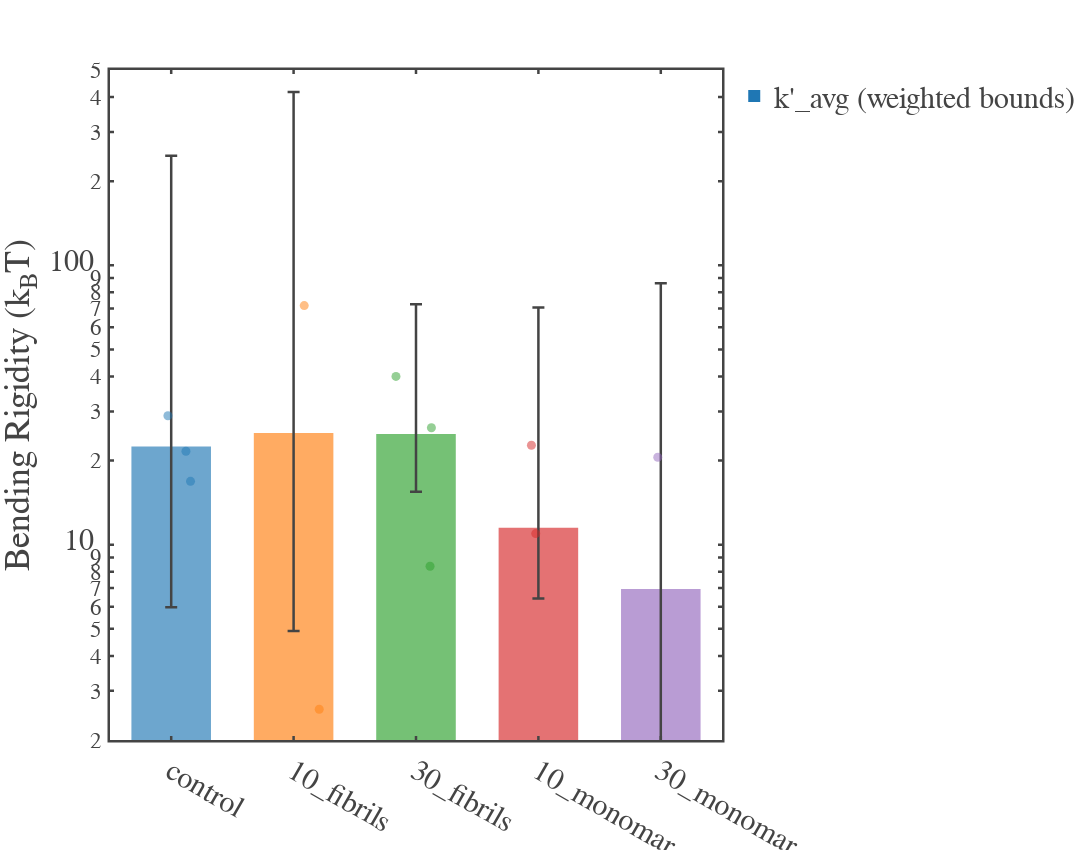

Notebook code cell kept with this figure:
### Code cell
import numpy as np
import pandas as pd
import os
import plotly.graph_objects as go

# -------------------------------------------------
# Custom Plotly Template (provided by you)
# -------------------------------------------------
fig_template = go.layout.Template()
fig_template.layout = {
    'template': 'simple_white+presentation',
    'autosize': False,
    'width': 800,
    'height': 600,
    'xaxis': {
        'ticks': 'inside',
        'mirror': 'ticks',
        'linewidth': 2.5,
        'tickwidth': 2.5,
        'ticklen': 4,
        'showline': True,
        'showgrid': False,
        'zerolinecolor': 'white',
    },
    'yaxis': {
        'ticks': 'inside',
        'mirror': 'ticks',
        'linewidth': 2.5,
        'tickwidth': 2.5,
        'ticklen': 4,
        'showline': True,
        'showgrid': False,
        'zerolinecolor': 'white',
    },
    'font': {
        'family': 'mathjax',
        'size': 30,
    }
}

# -------------------------------------------------
# Monte Carlo settings
# -------------------------------------------------
N_MC = 300_000
rng = np.random.default_rng(42)

A_COL = "A"
ERR_COL = "error"

# -------------------------------------------------
# 1. Load data (A and error)
# -------------------------------------------------
def load_data_with_error(file_path, a_col=A_COL, err_col=ERR_COL):
    df = pd.read_excel(file_path)

    if a_col not in df.columns or err_col not in df.columns:
        raise KeyError(
            f"Need columns '{a_col}' and '{err_col}' in {file_path}. Found: {list(df.columns)}"
        )

    df[a_col] = pd.to_numeric(df[a_col], errors="coerce")
    df[err_col] = pd.to_numeric(df[err_col], errors="coerce")

    df = df.dropna(subset=[a_col, err_col])
    df = df[(df[a_col] > 0) & (df[err_col] >= 0)]

    return df[a_col].to_numpy(dtype=float), df[err_col].to_numpy(dtype=float)


# -------------------------------------------------
# 2. Monte Carlo for one membrane: A ± error -> k samples
# -------------------------------------------------
def mc_k_from_a(a, sigma_a, C, N=N_MC):
    if sigma_a == 0 or np.isclose(sigma_a, 0):
        k = C / (a**3)
        return np.full(N, k, dtype=float)

    a_s = rng.normal(a, sigma_a, size=N)
    a_s = a_s[a_s > 0]

    while a_s.size < N:
        extra = rng.normal(a, sigma_a, size=N - a_s.size)
        extra = extra[extra > 0]
        a_s = np.concatenate([a_s, extra])

    a_s = a_s[:N]
    return C / (a_s**3)


# -------------------------------------------------
# 3. Summary: median + 16–84% (asymmetric)
# -------------------------------------------------
def summarize(samples):
    med = np.median(samples)
    p16 = np.percentile(samples, 16)
    p84 = np.percentile(samples, 84)
    return med, p16, p84


# -------------------------------------------------
# 4. Process one dataset using YOUR weighted-bound rule
#    - Per membrane: MC -> (med, p16, p84)
#    - Average k: linear average of the 3 medians
#    - Average bounds:
#         w_up_i = (p84_i - med_i)/med_i
#         w_lo_i = (med_i - p16_i)/med_i
#         w_up_avg = mean(w_up_i), w_lo_avg = mean(w_lo_i)
#         kavg_upper = kavg * (1 + w_up_avg)
#         kavg_lower = kavg * (1 - w_lo_avg)
# -------------------------------------------------
def process_dataset_weighted_bounds(file_path, beta, k_J, k_kT):
    name = os.path.basename(file_path).replace(".xlsx", "")

    a_vals, sig_vals = load_data_with_error(file_path, A_COL, ERR_COL)

    C = k_J / (k_kT * beta**3)

    k_med_list, k_p16_list, k_p84_list = [], [], []
    w_up_list, w_lo_list = [], []

    # Print side-by-side
    print(f"\n==============================")
    print(f"Dataset: {name}")
    print(f"==============================")
    print("Idx |        A ± error            |        k' (median, 16–84%)         | w_up   w_lo")
    print("-"*95)

    for i, (a, s) in enumerate(zip(a_vals, sig_vals), start=1):
        ks = mc_k_from_a(a, s, C, N=N_MC)
        k_med, k_p16, k_p84 = summarize(ks)

        # normalized bounds relative to median
        w_up = (k_p84 - k_med) / k_med if k_med > 0 else np.nan
        w_lo = (k_med - k_p16) / k_med if k_med > 0 else np.nan

        k_med_list.append(k_med)
        k_p16_list.append(k_p16)
        k_p84_list.append(k_p84)
        w_up_list.append(w_up)
        w_lo_list.append(w_lo)

        print(
            f"{i:03d} | {a: .4e} ± {s:.2e}        | "
            f"{k_med: .4e}  +{(k_p84-k_med):.2e}  -{(k_med-k_p16):.2e}     | "
            f"{w_up: .3f} {w_lo: .3f}"
        )

    k_med_arr = np.array(k_med_list, dtype=float)
    w_up_arr = np.array(w_up_list, dtype=float)
    w_lo_arr = np.array(w_lo_list, dtype=float)

    # Average k by linear average of medians
    kavg = float(np.mean(k_med_arr))

    # Average the relative bounds
    w_up_avg = float(np.nanmean(w_up_arr))
    w_lo_avg = float(np.nanmean(w_lo_arr))

    # Bounds for average k
    kavg_upper = kavg * (1.0 + w_up_avg)
    kavg_lower = kavg * (1.0 - w_lo_avg)

    print("\nAverage k' (linear average of medians):")
    print(f"k'_avg = {kavg:.4e}")
    print("Average k' bounds (weighted-bound rule):")
    print(f"Upper: {kavg_upper:.4e}   (w_up_avg={w_up_avg:.4f})")
    print(f"Lower: {kavg_lower:.4e}   (w_lo_avg={w_lo_avg:.4f})")
    print(f"Asymmetric: +{(kavg_upper-kavg):.2e}  -{(kavg-kavg_lower):.2e}")

    # For plotting strip: per-membrane k medians
    # For plotting bar: average k and its bounds
    return name, k_med_arr, (kavg, kavg_lower, kavg_upper)


# -------------------------------------------------
# 5. Main
# -------------------------------------------------
def main():

    beta = 1.96e11
    k_J = 4.56e-8
    k_kT = 4.11e-21

    file_paths = [
        r"D:\Atanu\Narendran_GUV\Narendran_GUV\control.xlsx",
        r"D:\Atanu\Narendran_GUV\Narendran_GUV\10_fibrils.xlsx",
        r"D:\Atanu\Narendran_GUV\Narendran_GUV\30_fibrils.xlsx",
        r"D:\Atanu\Narendran_GUV\Narendran_GUV\10_monomar.xlsx",
        r"D:\Atanu\Narendran_GUV\Narendran_GUV\30_monomar.xlsx",
    ]

    results = []
    all_k_points = {}  # per-membrane medians

    for path in file_paths:
        name, k_medians_per_membrane, (kavg, kavg_lower, kavg_upper) = process_dataset_weighted_bounds(
            path, beta, k_J, k_kT
        )
        all_k_points[name] = k_medians_per_membrane
        results.append((name, kavg, kavg_lower, kavg_upper))

    # -------------------------------------------------
    # Plot: per-membrane strip + average bar with weighted-bound error bars
    # -------------------------------------------------
    names = [r[0] for r in results]
    centers = [r[1] for r in results]
    err_low = [r[1] - r[2] for r in results]   # center - lower
    err_high = [r[3] - r[1] for r in results]  # upper - center

    colors = ['#1f77b4', '#ff7f0e', '#2ca02c', '#d62728', '#9467bd']
    color_map = {n: colors[i % len(colors)] for i, n in enumerate(names)}

    rng_plot = np.random.default_rng(42)
    jitter_width = 0.22

    fig = go.Figure()

    # 1) Per-membrane points: per-membrane k medians
    for i, n in enumerate(names):
        k_vals = all_k_points[n]
        x_jitter = rng_plot.uniform(-jitter_width, jitter_width, size=len(k_vals))
        x = i + x_jitter

        fig.add_trace(
            go.Scatter(
                x=x,
                y=k_vals,
                mode="markers",
                marker=dict(size=9, opacity=0.5, color=color_map[n], line=dict(width=0)),
                hovertemplate=(f"<b>{n}</b><br>k'=%{{y:.3e}}<extra></extra>"),
                showlegend=False
            )
        )

    # 2) Average bars with weighted-bound rule error bars
    fig.add_trace(
        go.Bar(
            x=list(range(len(names))),
            y=centers,
            error_y=dict(
                type='data',
                symmetric=False,
                array=err_high,
                arrayminus=err_low,
                thickness=2.5,
                width=6
            ),
            marker=dict(color=[color_map[n] for n in names], opacity=0.65),
            customdata=names,
            hovertemplate=(
                "<b>%{customdata}</b><br>"
                "k'_avg=%{y:.3e}<br>"
                "+err=%{error_y.array:.3e}<br>"
                "-err=%{error_y.arrayminus:.3e}<extra></extra>"
            ),
            name="k'_avg (weighted bounds)"
        )
    )

    fig.update_layout(
        template=fig_template,
        width=1100,
        height=850,
        yaxis=dict(
            type="log",
            range=[np.log10(2), np.log10(500)],
            title="Bending Rigidity (k<sub>B</sub>T)"
        ),
        xaxis=dict(
            tickmode="array",
            tickvals=list(range(len(names))),
            ticktext=names,
        ),
        margin=dict(l=110, r=50, t=70, b=110),
        bargap=0.35
    )

    fig.show()


if __name__ == "__main__":
    main()

### Figure 1 — Plotly figure (JSON) as saved in the notebook; plotly's stock layout.template omitted (floating-point values rounded to 4 significant figures)
{"data": [{"hovertemplate": "<b>control</b><br>k'=%{y:.3e}<extra></extra>", "marker": {"color": "#1f77b4", "line": {"width": 0}, "opacity": 0.5, "size": 9}, "mode": "markers", "showlegend": false, "type": "scatter", "x": [0.1205, -0.02689, 0.1578], "y": [21.61, 28.93, 16.86]}, {"hovertemplate": "<b>10_fibrils</b><br>k'=%{y:.3e}<extra></extra>", "marker": {"color": "#ff7f0e", "line": {"width": 0}, "opacity": 0.5, "size": 9}, "mode": "markers", "showlegend": false, "type": "scatter", "x": [1.087, 0.8214, 1.209], "y": [71.74, 1.026, 2.576]}, {"hovertemplate": "<b>30_fibrils</b><br>k'=%{y:.3e}<extra></extra>", "marker": {"color": "#2ca02c", "line": {"width": 0}, "opacity": 0.5, "size": 9}, "mode": "markers", "showlegend": false, "type": "scatter", "x": [2.115, 2.126, 1.836], "y": [8.375, 26.23, 40.02]}, {"hovertemplate": "<b>10_monomar</b><br>k'=%{y:.3e}<extra></extra>", "marker": {"color": "#d62728", "line": {"width": 0}, "opacity": 0.5, "size": 9}, "mode": "markers", "showlegend": false, "type": "scatter", "x": [2.978, 2.943, 3.188], "y": [10.96, 22.69, 0.8866]}, {"hovertemplate": "<b>30_monomar</b><br>k'=%{y:.3e}<extra></extra>", "marker": {"color": "#9467bd", "line": {"width": 0}, "opacity": 0.5, "size": 9}, "mode": "markers", "showlegend": false, "type": "scatter", "x": [4.063, 4.142, 3.975], "y": [0.2387, 0.01995, 20.57]}, {"customdata": ["control", "10_fibrils", "30_fibrils", "10_monomar", "30_monomar"], "error_y": {"array": [224.3, 392.2, 47.67, 59.11, 79.32], "arrayminus": [16.49, 20.2, 9.404, 5.097, 5.078], "symmetric": false, "thickness": 2.5, "type": "data", "width": 6}, "hovertemplate": "<b>%{customdata}</b><br>k'_avg=%{y:.3e}<br>+err=%{error_y.array:.3e}<br>-err=%{error_y.arrayminus:.3e}<extra></extra>", "marker": {"color": ["#1f77b4", "#ff7f0e", "#2ca02c", "#d62728", "#9467bd"], "opacity": 0.65}, "name": "k'_avg (weighted bounds)", "type": "bar", "x": [0, 1, 2, 3, 4], "y": [22.46, 25.11, 24.88, 11.51, 6.942]}], "layout": {"bargap": 0.35, "height": 850, "margin": {"b": 110, "l": 110, "r": 50, "t": 70}, "width": 1100, "xaxis": {"autorange": true, "range": [-0.5, 4.5], "tickmode": "array", "ticktext": ["control", "10_fibrils", "30_fibrils", "10_monomar", "30_monomar"], "tickvals": [0, 1, 2, 3, 4], "type": "linear"}, "yaxis": {"range": [0.301, 2.699], "title": {"text": "Bending Rigidity (k<sub>B</sub>T)"}, "type": "log"}}}
